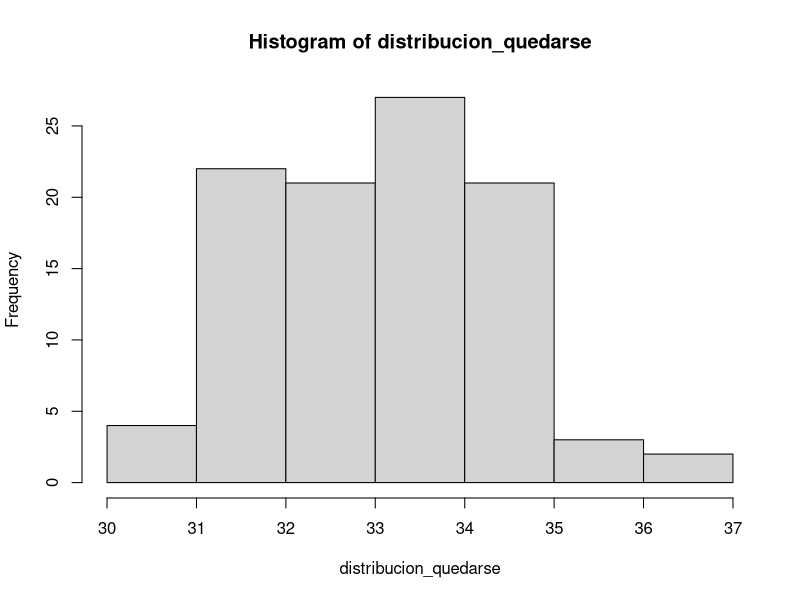
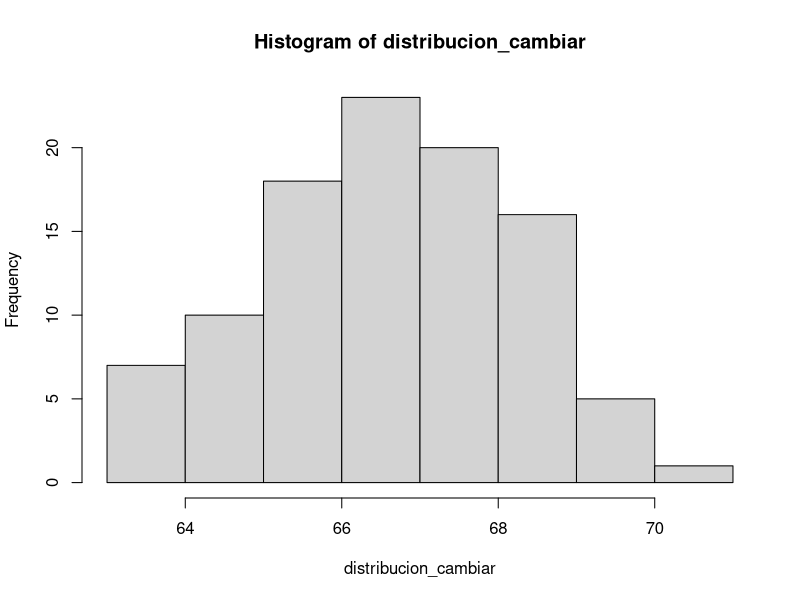
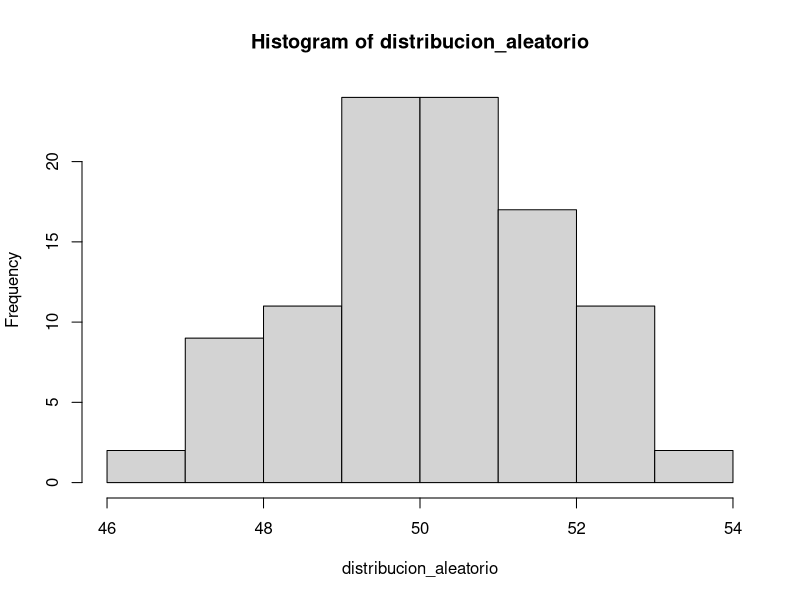

Source code (R) for these figures, in order:
#################################################################################
#                                                                               #
#Fuente Original: https://www.r-bloggers.com/monty-hall-by-simulation-in-r/     #
#                                                                               #
#Se modifica el programa original para hacer simulaciones de Monte Carlo sobre  #
#el problema de Monty Hall.                                                     #
#La simulacion tendra 1000 intentos                                             #
#El objetivo es demostrar que adoptando la estrategia 'cambiar' se obtiene      #
#una mayor probabilidad de ganar que adoptando la estrategia 'quedarse'         #
#                                                                               #
#################################################################################

montyhall <- function(estrategia='quedarse', N=1000, print_games=TRUE)
{
  puertas=1:3
  ganar=0 # hacer un seguimiento del numero de exitos.
  
  for(i in 1:N) 
  {
    premio=floor(runif(n=1,min=1,max=4))   # genera una puerta con premio
    adivinar=floor(runif(n=1,min=1,max=4)) # adivinar una puerta al azar.

    ### Revelar una de las puertas que no tiene por supuesto el buen premio.
    
    if(premio!=adivinar)
      revelar=puertas[-c(premio,adivinar)]
    
    else
      
      revelar=sample(puertas[-c(premio,adivinar)],1)
    
    ### 'Quedarse' con la eleccion inicial o 'cambiar'.
    if(estrategia=='cambiar')
      seleccionar=puertas[-c(revelar,adivinar)]
    
    if(estrategia=='quedarse')
      seleccionar=adivinar
    
    if(estrategia=='aleatorio')
      seleccionar=sample(puertas[-revelar],1)
    
    ### Cuente sus exitos
    if(seleccionar==premio)
    {
      ganar=ganar+1
      resultado='ganador'
    }else
      resultado='perdedor'
    if(print_games)
      cat(paste('adivinar: ',adivinar,
                '\nPuerta Revelada: ',revelar,
                '\nPuerta Elegida: ',seleccionar,
                '\nPuerta del premio: ',premio,
                '\n',resultado,'\n\n',sep=''))
  }

    cat(paste(' Usando la estrategia ',estrategia,' su porcentaje de ganar era de ', ganar/N*100,'%\n',sep=' '))
  
    return(ganar/N*100)
}



#Llamadas simples a la Funcion


montyhall(estrategia="quedarse")
montyhall(estrategia="cambiar")
montyhall(estrategia="aleatorio")


#Simulacion de 100 escenarios de la funcion anterior y analisis de su variabilidad
#Se analizan los casos de No Cambio (quedarse) y de Cambio (cambiar)

distribucion_quedarse <- vector("numeric", 100)

for(i in (1:100)){
  
  distribucion_quedarse[i] <- montyhall(estrategia="quedarse")
  
}

hist(distribucion_quedarse)
mean(distribucion_quedarse)
sd (distribucion_quedarse)

distribucion_cambiar <- vector("numeric", 100)

for(i in (1:100)){
  
  distribucion_cambiar[i] <- montyhall(estrategia="cambiar")
  
}

hist(distribucion_cambiar)
mean(distribucion_cambiar)
sd (distribucion_cambiar)

distribucion_aleatorio <- vector("numeric", 100)

for(i in (1:100)){
  
  distribucion_aleatorio[i] <- montyhall(estrategia="aleatorio")
  
}

hist(distribucion_aleatorio)
mean(distribucion_aleatorio)
sd (distribucion_aleatorio)
